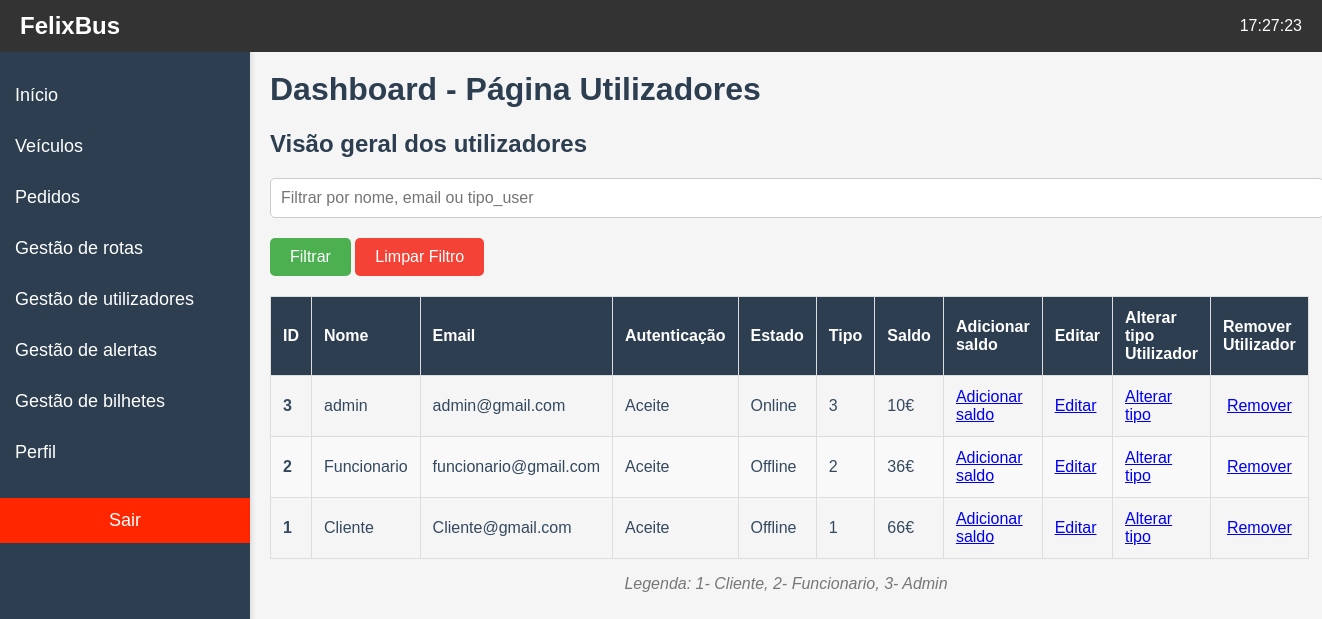
The page /paginas/gestao_utilizadores.php (signed in) on the database as committed earlier.
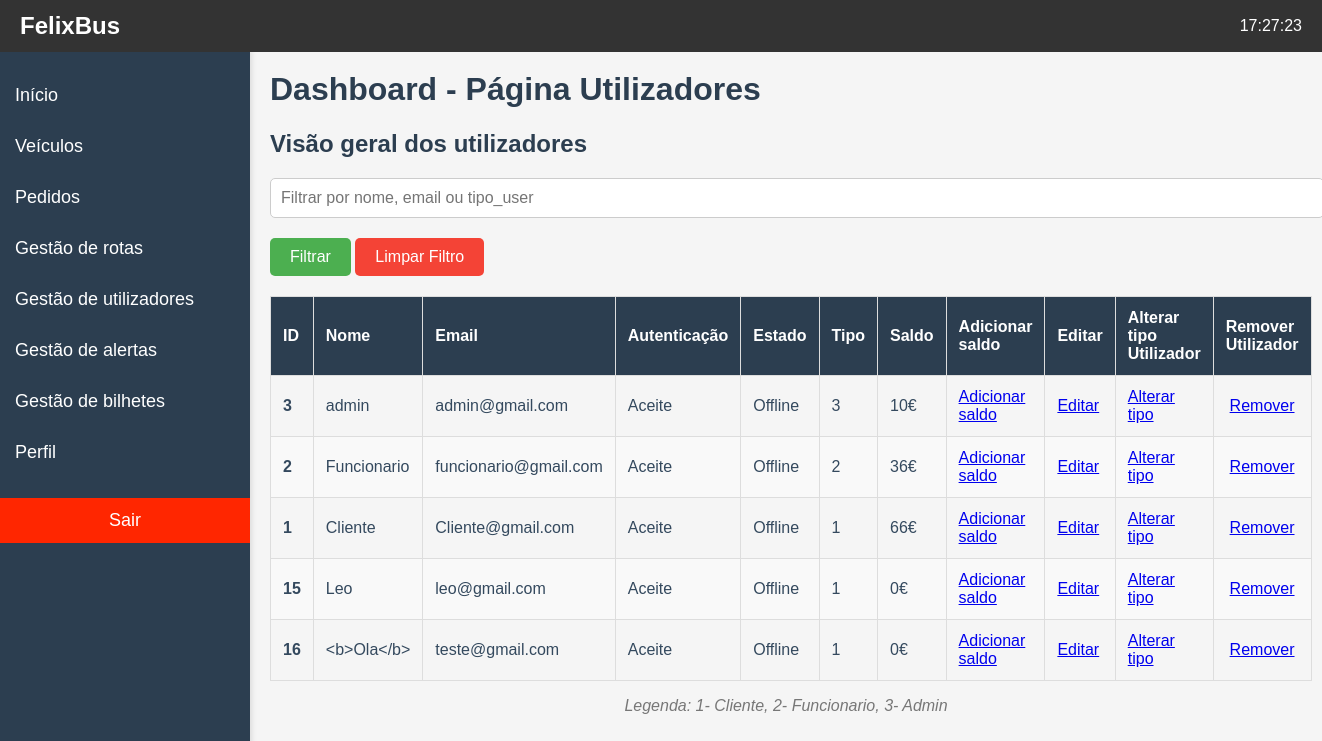
The same page on the database as committed later.
### tables this page shows
CREATE TABLE IF NOT EXISTS `users` (
  `Id_User` int(11) NOT NULL AUTO_INCREMENT,
  `Nome` varchar(30) NOT NULL,
  `Email` varchar(64) NOT NULL,
  `Password` varchar(64) NOT NULL,
  `Autenticacao` varchar(45) NOT NULL DEFAULT 'Pendente',
  `TipoUser` int(11) NOT NULL DEFAULT 1,
  `Estado` varchar(15) NOT NULL DEFAULT 'Offline',
  `Saldo` double NOT NULL DEFAULT 0,
  PRIMARY KEY (`Id_User`)
);

### paginas/gestao_utilizadores.php (the view, shortened to what this page needs)
<?php
include("../paginas/menu_layout.php");
function gestaoUtilizadores($filtro = '')
{
    global $conn;
    $sql = "SELECT * FROM users";
    $user = $_SESSION['user'];
    $sql .= " ORDER BY TipoUser DESC";
    $result = mysqli_query($conn, $sql);
    return $result;
}
if (isset($_POST['reset']) && $_POST['reset'] == 'true') {
    $filtro = '';
} else {
    $filtro = isset($_POST['filtro']) ? $_POST['filtro'] : '';
}
?>
<!DOCTYPE html>
<html lang="pt-pt">
<body>
    <div class="content-Utilizadores">
        <h1>Dashboard - Página Utilizadores</h1>
        <h2>Visão geral dos utilizadores</h2>
        <form method="POST" action="">
            <input class="filtro" type="text" name="filtro" value="<?php echo htmlspecialchars($filtro); ?>" placeholder="Filtrar por nome, email ou tipo_user">
            <button type="submit" class="filtrar-btn">Filtrar</button>
            <button type="submit" name="reset" value="true" class="limpar-btn">Limpar Filtro</button>
        </form>
        <table class="utilizadores-tabela">
            <thead>
                <tr>
                    <th>ID</th>
                    <th>Nome</th>
                    <th>Email</th>
                    <th>Autenticação</th>
                    <th>Estado</th>
                    <th>Tipo</th>
                    <th>Saldo</th>
                    <th>Adicionar saldo</th>
                    <th>Editar</th>
                    <th>Alterar tipo Utilizador</th>
                    <th>Remover Utilizador</th>
                </tr>
            </thead>
            <tbody>
                <?php
                $utilizadores = gestaoUtilizadores($filtro);
                if (mysqli_num_rows($utilizadores) > 0) {
                    while ($user = mysqli_fetch_assoc($utilizadores)) {
                        echo "<tr>";
                        echo "<td>" . $user['Id_User'] . "</td>";
                        echo "<td>" . $user['Nome'] . "</td>";
                        echo "<td>" . $user['Email'] . "</td>";
                        echo "<td>" . $user['Autenticacao'] . "</td>";
                        echo "<td>" . $user['Estado'] . "</td>";
                        echo "<td>" . $user['TipoUser'] . "</td>";
                        echo "<td>" . $user['Saldo'] . "€" . "</td>";
                        echo "<td><a href='../paginas/acoes.php?gestaoCarteira=" . $user['Email'] . "'>Adicionar saldo</a></td>";
                        $user = $_SESSION['user'];
                        $tipoUserOn = $user['TipoUser'];
                        if ((int)$tipoUserOn == 2 ) {
                            echo "<td>Não tem permissão</td>";
                            echo "<td>Não tem permissão</td>";
                            echo "<td>Não tem permissão</td>";
                        } else {
                            echo "<td><a href='../paginas/acoes.php?editarConta=" . $user['Email'] . "'>Editar</a></td>";
                            echo "<td><a href='../paginas/acoes.php?alterarTipoConta=" . $user['Email'] . "'>Alterar tipo</a></td>";
                            echo "<td><a href='../paginas/acoes.php?EliminarConta=" . $user['Email'] . "'>Remover</a></td>";
                        }
                        echo "</tr>";
                    }
                } else {
                    echo "<tr><td colspan='11'>Nenhum usuário encontrado.</td></tr>";
                }
                ?>
            </tbody>
        </table>
        <div class="tabela-legenda">
            <p>
                Legenda: 1- Cliente,
                2- Funcionario,
                3- Admin
            </p>
        </div>
    </div>
</body>
</html>

### paginas/menu_layout.php (shortened to what this page needs)
<?php
if (isset($_SESSION['user'])) {
    $user = $_SESSION['user'];
    $tipoUser = $user['TipoUser'];
}else{
    $tipoUser=0;
}
?>
<!DOCTYPE html>
<html lang="pt-pt">
<head>
    <link rel="stylesheet" href="styleMenu.css">
</head>
<body>
    <div class="navbar">
        <div class="logo">FelixBus</div>
        <div class="Hora" id="hora"></div>
    </div>
    <div class="sidebar">
        <a href="inicio.php">Início</a>
        <?php
        if ($tipoUser == '1') {
            echo '<a href="perfil.php">Perfil</a>';
            echo '<a href="logout.php" class="logout">Sair</a>';
        } elseif ($tipoUser == '3') {
            echo '<a href="veiculos.php">Veículos</a>';
            echo '<a href="gestao_pedidos.php">Pedidos</a>';
            echo '<a href="gestao_rotas.php">Gestão de rotas</a>';
            echo '<a href="gestao_utilizadores.php">Gestão de utilizadores</a>';
            echo '<a href="gestao_alertas.php">Gestão de alertas</a>';
            echo '<a href="gestao_bilhetes.php">Gestão de bilhetes</a>';
            echo '<a href="perfil.php">Perfil</a>';
            echo '<a href="logout.php" class="logout">Sair</a>';
        }
        ?>
    </div>
</body>
</html>

### paginas/styleMenu.css (style rules this page uses)
body { margin: 0; font-family: Arial, sans-serif; background-color: #f5f5f5; }
.navbar { background-color: #333; padding: 12px 20px; display: flex; justify-content: space-between; align-items: center; position: fixed; top: 0; width: 100%; z-index: 10; }
.navbar .logo { font-size: 24px; color: white; font-weight: bold; }
.navbar .Hora { font-size: 16px; padding-right: 40px; color: white; }
.sidebar { width: 250px; position: fixed; top: 50px; left: 0; background-color: #2c3e50; height: 100%; padding-top: 20px; box-shadow: 2px 0 5px rgba(0, 0, 0, 0.1); z-index: 5; }
.sidebar a { color: white; text-decoration: none; padding: 15px; display: block; font-size: 18px; transition: background-color 0.3s; }
.sidebar .logout { background-color: rgb(255, 38, 0); text-align: center; padding: 12px; color: white; margin-top: 20px; cursor: pointer; border: none; text-decoration: none; }
.content-Utilizadores { margin-left: 250px; padding: 20px; margin-top: 30px; }
h1, h2 { color: #2c3e50; }
.utilizadores-tabela { width: 100%; border-collapse: collapse; margin-top: 20px; border: 1px solid #ddd; }
.utilizadores-tabela th, .utilizadores-tabela td { border: 1px solid #ddd; padding: 12px; text-align: left; }
.utilizadores-tabela th { background-color: #2c3e50; color: white; font-weight: bold; }
.utilizadores-tabela tr:nth-child(even) { background-color: #f9f9f9; }
.utilizadores-tabela td { color: #34495e; }
.utilizadores-tabela td:last-child { text-align: center; }
.utilizadores-tabela td:first-child { font-weight: bold; }
.filtro { width: 100%; padding: 12px; margin-bottom: 20px; border: 1px solid #ddd; border-radius: 4px; font-size: 16px; }
.tabela-legenda { text-align: center; margin-top: 10px; font-style: italic; color: #777; }
button { padding: 10px 20px; font-size: 16px; cursor: pointer; border: none; border-radius: 5px; transition: background-color 0.3s ease, color 0.3s ease; }
.filtrar-btn { background-color: #4CAF50; color: white; }
.limpar-btn { background-color: #f44336; color: white; }
input.filtro { padding: 10px; font-size: 16px; border-radius: 5px; border: 1px solid #ccc; margin-right: 10px; }

Rows that differ between the two databases and show on the page:
changed users "admin": Estado "Online" → "Offline"
added users: Id_User "15", Nome "Leo", Email "leo@gmail.com", Autenticacao "Aceite", Estado "Offline", TipoUser "1", Saldo "0"
added users: Id_User "16", Nome "<b>Ola</b>", Email "teste@gmail.com", Autenticacao "Aceite", Estado "Offline", TipoUser "1", Saldo "0"
